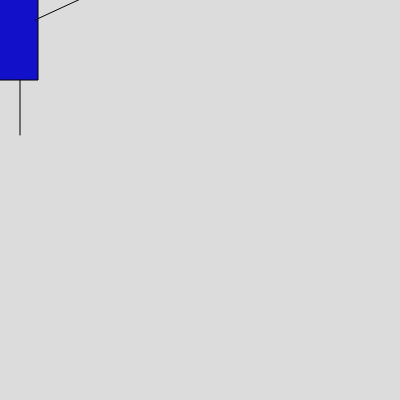
Frame 1 (no input)
Frame 60 (no input): identical to frame 1, image omitted
Frame 120 (the mouse pressed at the canvas centre since frame 60): identical to frame 1, image omitted

The p5.js sketch that drew this single still picture (run headless with seeded random() and noise() and a simulated clock; from frame 60 on, the mouse is pressed at the canvas centre):

// p5.js sketch
// ── sketch.js
var x = 200,
  y = 200,
  xOffset, yOffset, moving = true;

function setup() {
  createCanvas(400, 400);
  background(0)
}

function draw() {
  updateOffset();
  drawRobot();
}

function drawRobot() {
  background(220);
  fill(218, 79, 79)
  ellipse(200 + xOffset, 100 + yOffset, 80, 80)
  fill(117, 77, 77)
  ellipse(185 + xOffset, 90 + yOffset, 20, 20)
  fill(117, 77, 77)
  ellipse(215 + xOffset, 90 + yOffset, 20, 20)
  fill(19, 16, 201)
  rect(163 + xOffset, 140 + yOffset, 75, 140, 55, 55, 0, 0);
  line(100 + xOffset, 190 + yOffset, 165 + xOffset, 220 + yOffset);
  line(235 + xOffset, 220 + yOffset, 300 + xOffset, 190 + yOffset);
  line(180 + xOffset, 280 + yOffset, 180 + xOffset, 335 + yOffset);
  line(220 + xOffset, 280 + yOffset, 220 + xOffset, 335 + yOffset);
  line(175 + xOffset, 73 + yOffset, 195 + xOffset, 77 + yOffset);
  line(205 + xOffset, 77 + yOffset, 225 + xOffset, 73 + yOffset);
}

function updateOffset() {
  if (moving) {
    xOffset = mouseX - x;
    yOffset = mouseY - y;
  }
}

function mousePressed() {
  moving = !moving;
}
